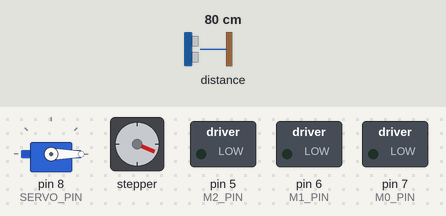
Bench run of a sketch on a simulated Arduino Uno, built with avr-gcc and run on an emulated ATmega328P. Parts: servo, stepper motor, switched loads named in the sketch (green lamp = pin HIGH). The inputs (shaded band) are chosen by the test bench; at power-on: distance to the obstacle 80 cm. Stepper angles assume 200 steps per turn; what the sketch prints to the serial monitor is not drawn.

Above: at 2.8 s.
2.9 s: distance to the obstacle set to 2 cm
At 3.31 s:
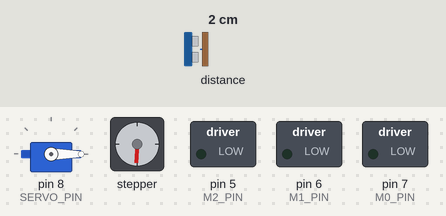
5.9 s: distance to the obstacle set to 18 cm
At 6.09 s:
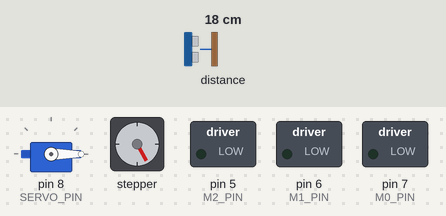
8.9 s: distance to the obstacle set to 120 cm
At 9.52 s:
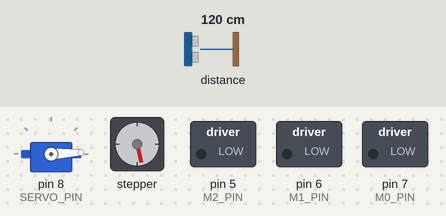
Timing chart, 0 to 52.6 s (numbered marks = the images above; inputs shaded):
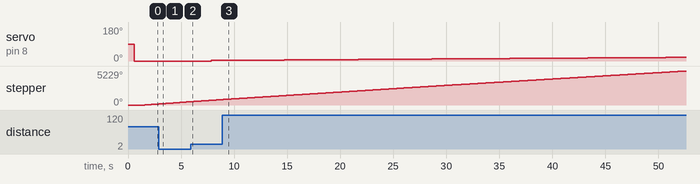

The sketch:

toolbox.ino
```cpp
#include <AccelStepper.h>
#include <Servo.h>
#include <LIDARLite.h>
#include <Wire.h>   // required to use LIDARLite with I2C

// Note: LIDARLite uses SCL and SDA pins
#include <string>
#define STEP_PIN 3
#define DIR_PIN 2
#define M0_PIN 7
#define M1_PIN 6
#define M2_PIN 5

#define SERVO_PIN 8

// Step Angle 1.8 degrees per revolution
const float stepsPerRev = 200;
const float rpm = 1000;
const float microSetting = 1;
// Data To Report to Unity
double yaw;
double pitch;
long long distance;


int lidarCount = 0;
int loopCount = 0;
int dataCount = 0;
int servoDirection = 3;
unsigned long lastServoUpdate = 0;
const int SERVO_DELAY = 15;

LIDARLite lidar;
Servo myservo;
AccelStepper stepper(AccelStepper::DRIVER, STEP_PIN, DIR_PIN);


void setup() {
    Serial.begin(9600);
    delay(100);

    pinMode(STEP_PIN, OUTPUT);
    pinMode(DIR_PIN, OUTPUT);
    pinMode(M0_PIN, OUTPUT);
    pinMode(M1_PIN, OUTPUT);
    pinMode(M2_PIN, OUTPUT);

    digitalWrite(M0_PIN, LOW);
    digitalWrite(M1_PIN, LOW);
    digitalWrite(M2_PIN, LOW);

    myservo.attach(SERVO_PIN);
    delay(500);
    myservo.write(0);
    delay(1000);

    lidar.begin(0, true);
    lidar.configure(0);

    stepper.setCurrentPosition(0);
    float speedSps = (microSetting * stepsPerRev * rpm) / 60.0;
    stepper.setMaxSpeed(speedSps);
    stepper.setSpeed(speedSps);
}

void loop() {

    // Repeatedly poll the stepper motor
    stepper.runSpeed();
    pitch = fmod(((float)stepper.currentPosition() / (stepsPerRev * microSetting)) * 360.0, 360.0);

    // Rotate servo after 3 revs
    if(pitch < 0.01){
        loopCount ++;
    }
    else if(loopCount >= 2){
        yaw += servoDirection;
        myservo.write(yaw);

        // Reverse the direction of the servo motor every 180 degrees
        if (yaw >= 180 || yaw <= 0) {
            servoDirection = -servoDirection;
        }
        loopCount = 0;

    }
    // Read lidar and bias correct every 100 readings
    bool biasCorrect = (lidarCount % 100 == 0);
    distance = lidar.distance(biasCorrect);
    lidarCount++;

    if(dataCount % 1 == 0){
        Serial.print(pitch, 2);
        Serial.print(",");
        Serial.print(yaw, 2);
        Serial.print(",");
        Serial.println(distance);
    }

    dataCount ++;


}
```
